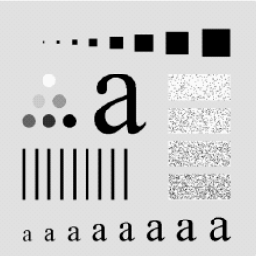
%> input picture Guia03/test.bmp, 256 x 256 px
$ octave Ejercicio01.m   (GNU Octave 9; MATLAB toolbox functions it lacks are replaced by stand-ins)
%> lines starting %> are read from the running program, lines starting %| are printed output that depends on the picture
clear
close all
clc

itest = imread("test.bmp");
%> itest is the input picture: size 256x256 uint8; min 0, max 250, mean 203.5
itestdouble = im2double(itest);
whos itest itestdouble

%% Filtro media movil

media_movil_2x2 = fspecial("average",[2 2]);
media_movil_3x3 = fspecial("average",[3 3]);
media_movil_5x5 = fspecial("average",[5 5]);

imagen_filtrada1 = filter2(media_movil_2x2,itestdouble);
imagen_filtrada2 = filter2(media_movil_3x3,itestdouble);
imagen_filtrada3 = filter2(media_movil_5x5,itestdouble);

F1 = figure(1);
set(F1,'position',[80 130 900 550],'Menubar','figure',...
        'NumberTitle','off','name',...
        'Filtro de media movil');

subplot(2,2,1)
imshow(itest);
title('Imagen Original');
subplot(2,2,2)
imshow(imagen_filtrada1);
title('Imagen con filtro [2 2]');
subplot(2,2,3)
imshow(imagen_filtrada2);
title('Imagen con filtro [3 3]');
subplot(2,2,4)
imshow(imagen_filtrada3);
title('Imagen con filtro [5 5]');

%% Filtro Gaussiano

F2 = figure(2);
set(F2,'position',[80 130 900 550],'Menubar','figure',...
        'NumberTitle','off','name',...
        'Filtro Gaussiano');

gaussiano_sigma_01_3x3 = fspecial("gaussian",[3 3],0.1);
gaussiano_sigma_04_3x3 = fspecial("gaussian",[3 3],0.4);
gaussiano_sigma_04_5x5 = fspecial("gaussian",[5 5],0.4);

imagen_filtrada1 = filter2(gaussiano_sigma_01_3x3,itestdouble);
imagen_filtrada2 = filter2(gaussiano_sigma_04_3x3,itestdouble);
imagen_filtrada3 = filter2(gaussiano_sigma_04_5x5,itestdouble);

subplot(2,2,1)
imshow(itest);
title('Imagen Original');
subplot(2,2,2)
imshow(imagen_filtrada1);
title('Imagen con filtro con alfa = 0.1');
subplot(2,2,3)
imshow(imagen_filtrada2);
title('Imagen con filtro con alfa = 0.5');
subplot(2,2,4)
imshow(imagen_filtrada3);
title('Imagen con filtro con alfa = 0.8');

%% Filtro Laplaciano

F3 = figure(3);
set(F3,'position',[80 130 900 550],'Menubar','figure',...
        'NumberTitle','off','name',...
        'Filtro laplaceano');

laplacian_alfa_01 = fspecial("laplacian",0.1);
laplacian_alfa_05 = fspecial("laplacian",0.5);
laplacian_alfa_08 = fspecial("laplacian",0.8);

imagen_laplacian_1 = filter2(laplacian_alfa_01,itestdouble);
imagen_laplacian_2 = filter2(laplacian_alfa_05,itestdouble);
imagen_laplacian_3 = filter2(laplacian_alfa_08,itestdouble);

subplot(2,2,1)
imshow(itest);
title('Imagen Original');
subplot(2,2,2)
imshow(imagen_laplacian_1);
title('Imagen con filtro con alfa = 0.1');
subplot(2,2,3)
imshow(imagen_laplacian_2);
title('Imagen con filtro con alfa = 0.5');
subplot(2,2,4)
imshow(imagen_laplacian_3);
title('Imagen con filtro con alfa = 0.8');

%% Filtro LoG

F4 = figure(4);
set(F4,'position',[80 130 900 550],'Menubar','figure',...
        'NumberTitle','off','name',...
        'Filtro Log');

log_sigma_01_3x3 = fspecial("log",[3 3],0.1);
log_sigma_04_3x3 = fspecial("log",[3 3],0.4);
log_sigma_04_8x8 = fspecial("log",[8 8],0.4);

imagen_filtrada1 = filter2(log_sigma_01_3x3,itestdouble);
imagen_filtrada2 = filter2(log_sigma_04_3x3,itestdouble);
imagen_filtrada3 = filter2(log_sigma_04_8x8,itestdouble);
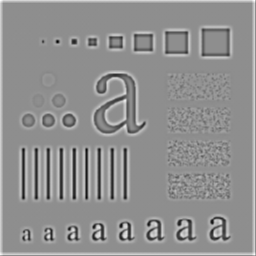
%> imagen_filtrada3: size 256x256 double; min -5.18, max 4.09, mean 0.0741; drawn with min black and max white

subplot(2,2,1)
imshow(itest);
title('Imagen Original');
subplot(2,2,2)
imshow(imagen_filtrada1);
title('Imagen con filtro con sigma = 0.1');
subplot(2,2,3)
imshow(imagen_filtrada2);
title('Imagen con filtro con sigma = 0.4');
subplot(2,2,4)
imshow(imagen_filtrada3);
title('Imagen con filtro con sigma = 0.4');

%% Filtro Prewitt

F5 = figure(5);
set(F5,'position',[80 130 900 550],'Menubar','figure',...
        'NumberTitle','off','name',...
        'Filtro Prewitt');

prewitt_horizontal = fspecial("prewitt");
prewitt_vertical = fspecial("prewitt")';

imagen_filtrada1 = filter2(prewitt_horizontal,itestdouble);
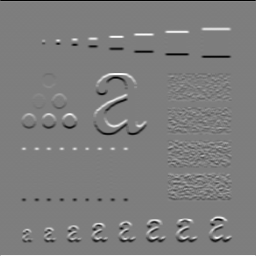
%> imagen_filtrada1: size 256x256 double; min -2.7, max 2.76, mean 0.000918; drawn with min black and max white
imagen_filtrada2 = filter2(prewitt_vertical,itestdouble);
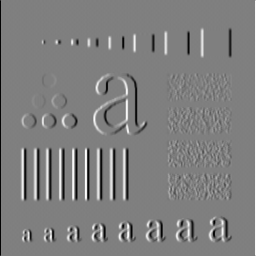
%> imagen_filtrada2: size 256x256 double; min -2.73, max 2.73, mean -3.77e-06; drawn with min black and max white

subplot(2,2,1)
imshow(itest);
title('Imagen Original');
subplot(2,2,2)
imshow(imagen_filtrada1);
title('Imagen con filtro prewitt horizontal');
subplot(2,2,3)
imshow(imagen_filtrada2);
title('Imagen con filtro prewitt vertical');

%% Filtro sobel

F6 = figure(6);
set(F6,'position',[80 130 900 550],'Menubar','figure',...
        'NumberTitle','off','name',...
        'Filtro sobel');

sobel_horizontal = fspecial("sobel");
sobel_vertical = fspecial("sobel")';

imagen_filtrada1 = filter2(sobel_horizontal,itestdouble);
imagen_filtrada2 = filter2(sobel_vertical,itestdouble);

subplot(2,2,1)
imshow(itest);
title('Imagen Original');
subplot(2,2,2)
imshow(imagen_filtrada1);
title('Imagen con filtro sobel horizontal');
subplot(2,2,3)
imshow(imagen_filtrada2);
title('Imagen con filtro sobel vertical');

%% Filtro pasa altos de 3x3

F7 = figure(7);
set(F7,'position',[80 130 900 550],'Menubar','figure',...
        'NumberTitle','off','name',...
        'Filtro pasa altos de 3x3');

KernelIdentidad = [ 0 0 0 ; 0 1 0 ; 0 0 0 ];

Filtro_pasa_altos = KernelIdentidad - media_movil_3x3;

imagen_filtrada_hp = filter2(Filtro_pasa_altos,itestdouble);
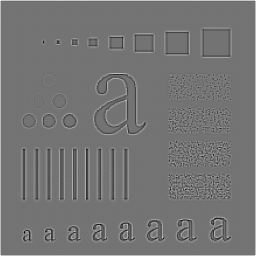
%> imagen_filtrada_hp: size 256x256 double; min -0.462, max 0.556, mean 0.00468; drawn with min black and max white

subplot(1,2,1)
imshow(itest);
title('Imagen Original');
subplot(1,2,2)
imshow(imagen_filtrada_hp);
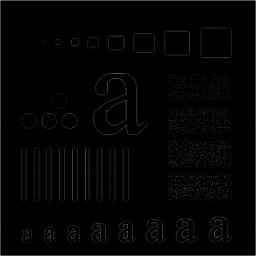
%> displayed picture: size 256x256, on the screen's scale of 0 to 255; min 0, max 142, mean 3.8
title('Imagen con filtro pasa altos');

%% Filtro High-Boost

F8 = figure(8);
set(F8,'position',[80 130 900 550],'Menubar','figure',...
        'NumberTitle','off','name',...
        'Imagen con Filtro High-Boost');

KernelIdentidad = [ 0 0 0 ; 0 1 0 ; 0 0 0];

Filtro_High_Boost_01 = 1 * KernelIdentidad - media_movil_3x3;
Filtro_High_Boost_02 = 2 * KernelIdentidad - media_movil_3x3;
Filtro_High_Boost_08 = 8 * KernelIdentidad - media_movil_3x3;


imagen_filtrada_HB_01 = filter2(Filtro_High_Boost_01,itestdouble);
imagen_filtrada_HB_02 = filter2(Filtro_High_Boost_02,itestdouble);
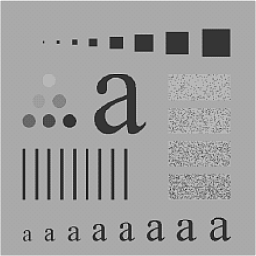
%> imagen_filtrada_HB_02: size 256x256 double; min -0.403, max 1.52, mean 0.803; drawn with min black and max white
imagen_filtrada_HB_08 = filter2(Filtro_High_Boost_08,itestdouble);

subplot(2,2,1)
imshow(itest);
title('Imagen Original');
subplot(2,2,2)
imshow(imagen_filtrada_HB_01);
title('Imagen con Filtro High-Boost con A = 1');
subplot(2,2,3)
imshow(imagen_filtrada_HB_02);
title('Imagen con Filtro High-Boost con A = 2');
subplot(2,2,4)
imshow(imagen_filtrada_HB_08);
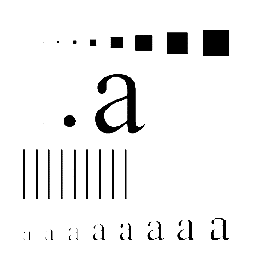
%> displayed picture: size 256x256, on the screen's scale of 0 to 255; min 0, max 255, mean 239.3
title('Imagen con Filtro High-Boost con A = 8');
